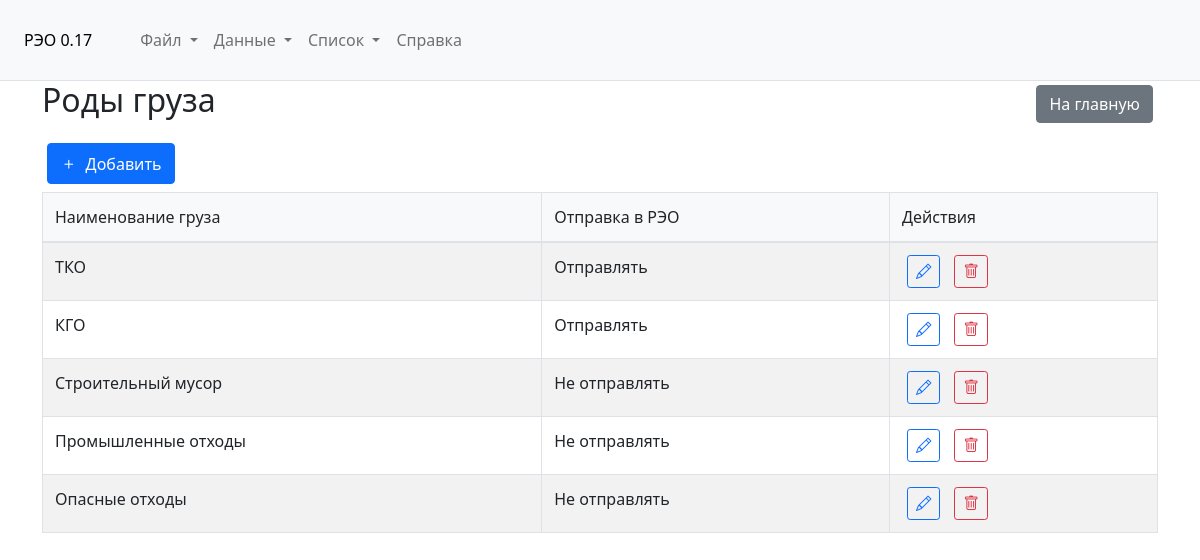
Before: /cargo_types with the older database file.
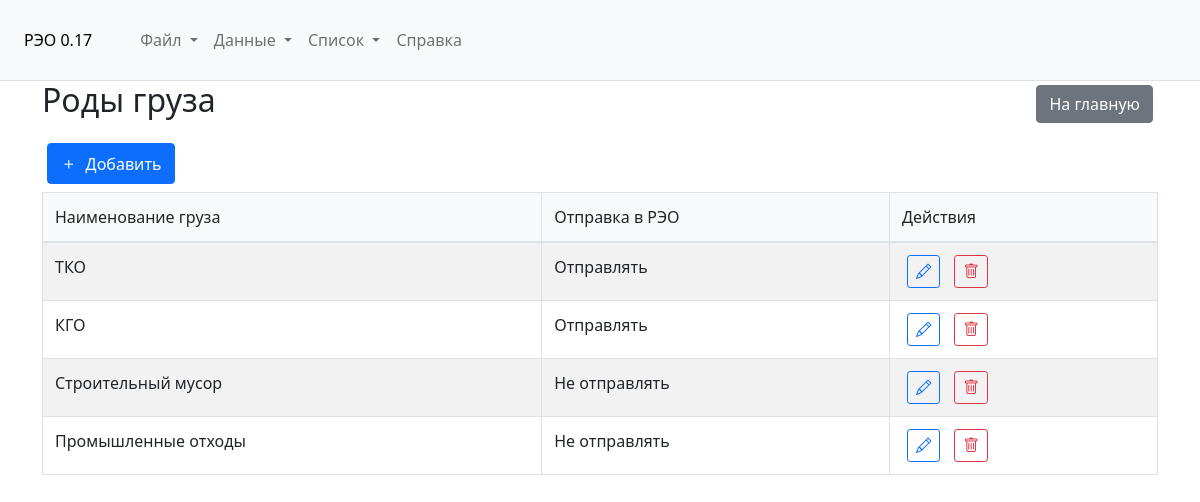
After: the same page with the newer database file.
### tables this page shows
CREATE TABLE list_cargotypes (
                id INTEGER PRIMARY KEY AUTOINCREMENT,
                name TEXT NOT NULL,
                reosend INTEGER DEFAULT 1
            );

### app.py (the view)
@app.route('/cargo_types')
def cargo_types():
    conn = sqlite3.connect('app_data.sqlite')
    cursor = conn.cursor()
    cursor.execute("SELECT name, reosend FROM list_cargotypes")
    rows = cursor.fetchall()
    conn.close()
    return render_template('cargo_types.html', rows=rows)

### templates/cargo_types.html (shortened to what this page needs)
{% extends "base.html" %}
{% block content %}
<div class="container">
    <div class="d-flex justify-content-between align-items-center mb-3">
        <h2>Роды груза</h2>
        <a href="/" class="btn btn-secondary">На главную</a>
    </div>
    <div class="mb-2">
        <button class="btn btn-primary" id="addCargoType">
            <i class="bi bi-plus"></i> Добавить
        </button>
    </div>
    <div class="table-responsive">
        <table class="table table-striped table-bordered">
            <thead>
                <tr>
                    <th>Наименование груза</th>
                    <th>Отправка в РЭО</th>
                    <th>Действия</th>
                </tr>
            </thead>
            <tbody>
                {% for row in rows %}
                <tr>
                    <td>{{ row[0] }}</td>
                    <td>{{ "Отправлять" if row[1] else "Не отправлять" }}</td>
                    <td>
                        <button class="btn btn-sm btn-outline-primary edit-cargo" data-id="{{ loop.index }}">
                            <i class="bi bi-pencil"></i>
                        </button>
                        <button class="btn btn-sm btn-outline-danger delete-cargo" data-id="{{ loop.index }}">
                            <i class="bi bi-trash"></i>
                        </button>
                    </td>
                </tr>
                {% endfor %}
            </tbody>
        </table>
    </div>
</div>
{% endblock %}

### templates/base.html (shortened to what this page needs)
<!DOCTYPE html>
<html lang="ru">
<head>
    <link href="https://cdn.jsdelivr.net/npm/bootstrap@5.1.3/dist/css/bootstrap.min.css" rel="stylesheet">
    <link rel="stylesheet" href="https://cdn.jsdelivr.net/npm/bootstrap-icons@1.7.2/font/bootstrap-icons.css">
    <link rel="stylesheet" href="{{ url_for('static', filename='css/style.css') }}">
    <link rel="stylesheet" href="https://cdn.jsdelivr.net/npm/flatpickr/dist/flatpickr.min.css">
</head>
<body>
    <nav class="navbar navbar-expand-lg navbar-light">
        <div class="container-fluid px-2">
            <a href="/" class="navbar-brand me-4">РЭО 0.17</a>
            <div class="collapse navbar-collapse" id="navbarNav">
                <ul class="navbar-nav me-auto">
                    <li class="nav-item dropdown">
                        <a class="nav-link dropdown-toggle" href="#" id="fileDropdown" role="button" data-bs-toggle="dropdown">
                            Файл
                        </a>
                    </li>
                    <li class="nav-item dropdown">
                        <a class="nav-link dropdown-toggle" href="#" id="dataDropdown" role="button" data-bs-toggle="dropdown">
                            Данные
                        </a>
                    </li>
                    <li class="nav-item dropdown">
                        <a class="nav-link dropdown-toggle" href="#" id="listDropdown" role="button" data-bs-toggle="dropdown">
                            Список
                        </a>
                    </li>
                    <li class="nav-item">
                        <a class="nav-link" href="#" data-bs-toggle="modal" data-bs-target="#aboutModal">Справка</a>
                    </li>
                </ul>
            </div>
        </div>
    </nav>
    {% block content %}{% endblock %}
</body>
</html>

### static/css/style.css (style rules this page uses)
.table-responsive { overflow-x: auto; }
.table th { white-space: nowrap; background-color: #f8f9fa; }
.table td { white-space: nowrap; }
.navbar { background-color: #f8f9fa; border-bottom: 1px solid #dee2e6; padding: 0; min-height: 40px; }
.navbar-brand { font-weight: 500; font-size: 1em; padding: 8px 16px; margin: 0; color: #000 !important; text-decoration: none; }
.navbar .nav-link { padding: 8px 16px; color: #000; }
.btn { display: inline-flex; align-items: center; gap: 0.5rem; margin: 0 5px; }
.btn i { font-size: 1.1em; }
.container-fluid { padding: 20px; max-width: 100%; }
.table { width: 100%; margin-bottom: 1rem; border-collapse: collapse; }
.table th { background-color: #f8f9fa; border-bottom: 2px solid #dee2e6; padding: 12px; font-weight: 500; text-align: left; white-space: nowrap; }
.table td { padding: 12px; border-bottom: 1px solid #dee2e6; white-space: nowrap; }

Changed rows visible on the page:
removed list_cargotypes: name "Опасные отходы", reosend "Не отправлять"
